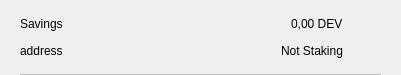
<?xml version="1.0" encoding="UTF-8"?>
<ui version="4.0">
 <class>CSRow</class>
 <widget class="QWidget" name="CSRow">
  <property name="geometry">
   <rect>
    <x>0</x>
    <y>0</y>
    <width>401</width>
    <height>75</height>
   </rect>
  </property>
  <property name="windowTitle">
   <string>Form</string>
  </property>
  <layout class="QVBoxLayout" name="verticalLayout">
   <property name="spacing">
    <number>0</number>
   </property>
   <property name="leftMargin">
    <number>20</number>
   </property>
   <property name="topMargin">
    <number>10</number>
   </property>
   <property name="rightMargin">
    <number>20</number>
   </property>
   <property name="bottomMargin">
    <number>0</number>
   </property>
   <item>
    <widget class="QWidget" name="info" native="true">
     <property name="minimumSize">
      <size>
       <width>0</width>
       <height>0</height>
      </size>
     </property>
     <layout class="QHBoxLayout" name="horizontalLayout_3">
      <property name="leftMargin">
       <number>0</number>
      </property>
      <property name="topMargin">
       <number>0</number>
      </property>
      <property name="rightMargin">
       <number>0</number>
      </property>
      <property name="bottomMargin">
       <number>10</number>
      </property>
      <item>
       <widget class="QWidget" name="container" native="true">
        <property name="minimumSize">
         <size>
          <width>0</width>
          <height>0</height>
         </size>
        </property>
        <layout class="QVBoxLayout" name="verticalLayout_2">
         <property name="spacing">
          <number>0</number>
         </property>
         <property name="leftMargin">
          <number>0</number>
         </property>
         <property name="topMargin">
          <number>0</number>
         </property>
         <property name="rightMargin">
          <number>0</number>
         </property>
         <property name="bottomMargin">
          <number>0</number>
         </property>
         <item>
          <layout class="QHBoxLayout" name="horizontalLayout">
           <item>
            <widget class="QLabel" name="labelName">
             <property name="toolTip">
              <string notr="true"/>
             </property>
             <property name="text">
              <string>Savings</string>
             </property>
            </widget>
           </item>
           <item>
            <spacer name="horizontalSpacer">
             <property name="orientation">
              <enum>Qt::Horizontal</enum>
             </property>
             <property name="sizeHint" stdset="0">
              <size>
               <width>40</width>
               <height>20</height>
              </size>
             </property>
            </spacer>
           </item>
           <item>
            <widget class="QLabel" name="labelAmount">
             <property name="text">
              <string>0,00 DEV</string>
             </property>
            </widget>
           </item>
          </layout>
         </item>
         <item>
          <layout class="QHBoxLayout" name="horizontalLayout_2">
           <item>
            <widget class="QLabel" name="labelAddress">
             <property name="toolTip">
              <string notr="true"/>
             </property>
             <property name="text">
              <string>address</string>
             </property>
            </widget>
           </item>
           <item>
            <spacer name="horizontalSpacer_2">
             <property name="orientation">
              <enum>Qt::Horizontal</enum>
             </property>
             <property name="sizeHint" stdset="0">
              <size>
               <width>40</width>
               <height>20</height>
              </size>
             </property>
            </spacer>
           </item>
           <item>
            <widget class="QLabel" name="labelStaking">
             <property name="text">
              <string>Not Staking</string>
             </property>
            </widget>
           </item>
          </layout>
         </item>
        </layout>
       </widget>
      </item>
      <item alignment="Qt::AlignHCenter|Qt::AlignVCenter">
       <widget class="QPushButton" name="pushButtonMenu">
        <property name="minimumSize">
         <size>
          <width>24</width>
          <height>24</height>
         </size>
        </property>
        <property name="maximumSize">
         <size>
          <width>32</width>
          <height>32</height>
         </size>
        </property>
        <property name="focusPolicy">
         <enum>Qt::NoFocus</enum>
        </property>
        <property name="styleSheet">
         <string notr="true">border:none; background-color:transparent;</string>
        </property>
        <property name="text">
         <string/>
        </property>
        <property name="icon">
         <iconset>
          <normaloff>://ic-menu-hover</normaloff>://ic-menu-hover</iconset>
        </property>
        <property name="iconSize">
         <size>
          <width>24</width>
          <height>24</height>
         </size>
        </property>
       </widget>
      </item>
     </layout>
    </widget>
   </item>
   <item>
    <widget class="QLabel" name="lblDivisory">
     <property name="minimumSize">
      <size>
       <width>0</width>
       <height>1</height>
      </size>
     </property>
     <property name="maximumSize">
      <size>
       <width>16777215</width>
       <height>1</height>
      </size>
     </property>
     <property name="styleSheet">
      <string notr="true">background-color:#bababa;</string>
     </property>
     <property name="text">
      <string/>
     </property>
     <property name="alignment">
      <set>Qt::AlignBottom|Qt::AlignLeading|Qt::AlignLeft</set>
     </property>
    </widget>
   </item>
  </layout>
 </widget>
 <resources/>
 <connections/>
</ui>
